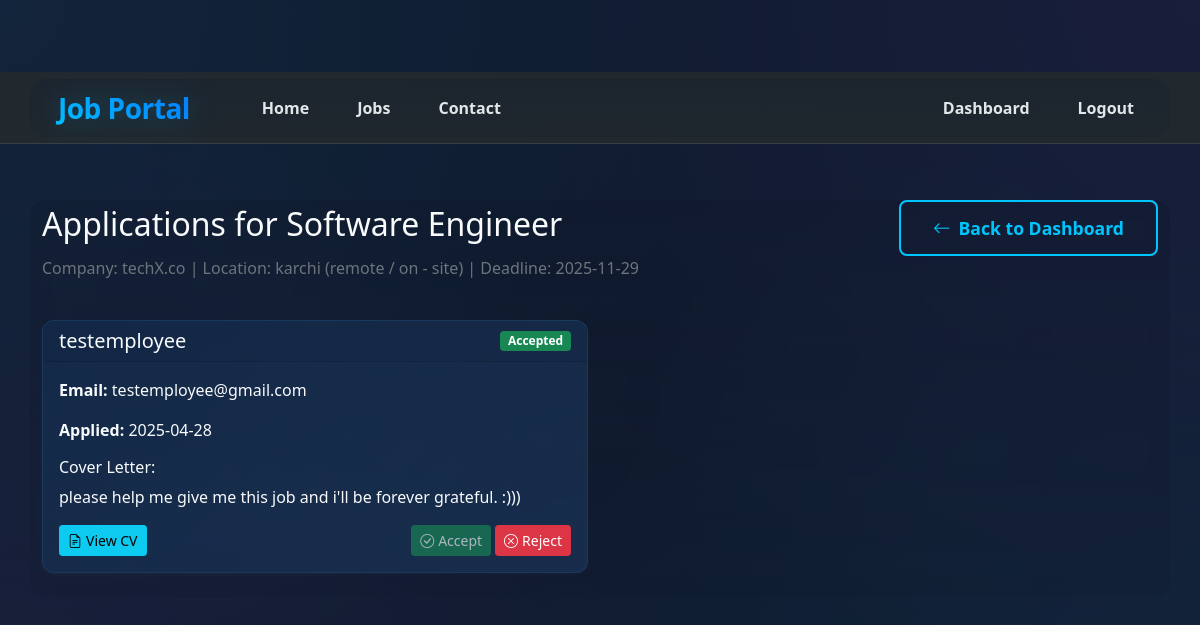
Page /view_applications/1 (signed in) on the committed database.
### app.py (models this page shows)
class Job(db.Model):
    __tablename__ = 'jobs'  # Explicitly naming the table
    id = db.Column(db.Integer, primary_key=True)
    title = db.Column(db.String(100), nullable=False)
    company = db.Column(db.String(100), nullable=False)
    description = db.Column(db.Text, nullable=False)
    location = db.Column(db.String(100), nullable=False)
    deadline = db.Column(db.Date, nullable=False)
    employer_id = db.Column(db.Integer, db.ForeignKey('users.id'), nullable=False)
    created_at = db.Column(db.DateTime, default=datetime.utcnow)
    applications = db.relationship('Application', backref='job', lazy=True)

class Application(db.Model):
    __tablename__ = 'applications'  # Explicitly naming the table
    id = db.Column(db.Integer, primary_key=True)
    name = db.Column(db.String(100), nullable=False)
    email = db.Column(db.String(120), nullable=False)
    job_id = db.Column(db.Integer, db.ForeignKey('jobs.id'), nullable=False)
    job_seeker_id = db.Column(db.Integer, db.ForeignKey('users.id'), nullable=False)
    status = db.Column(db.String(20), default='Pending')
    cv_file = db.Column(db.String(255))
    cover_letter = db.Column(db.Text)
    applied_date = db.Column(db.DateTime, default=datetime.utcnow)

### app.py (the view)
@app.route('/view_applications/<int:job_id>')
def view_applications(job_id):
    if not session.get('user_id'):
        flash('You must be logged in to view applications.', 'error')
        return redirect(url_for('auth'))
    try:
        job = get_job_by_id(job_id)
        if not job:
            flash('Job not found.', 'error')
            return redirect(url_for('dashboard'))
        if not (is_admin() or (session.get('user_type') == 'employer' and str(job.employer_id) == session.get('user_id'))):
            flash('You do not have permission to view these applications.', 'error')
            return redirect(url_for('dashboard'))
        applications = list(get_job_applications(job.id))
        return render_template('view_applications.html',
                             applications=applications,
                             job=job,
                             is_admin=is_admin())
    except Exception as e:
        print(f"Error viewing applications: {e}")
        flash('An error occurred while retrieving applications.', 'error')
        return redirect(url_for('dashboard'))

### app.py (called while the page is built)
@app.after_request
def after_request(response):
    try:
        db.session.commit()
    except Exception as e:
        db.session.rollback()
        print(f"Error committing changes: {str(e)}")
    return response

def get_job_by_id(job_id):
    return Job.query.get(job_id)

def get_job_applications(job_id):
    return Application.query.filter_by(job_id=job_id).all()

def is_admin():
    return session.get('user_id') and session.get('is_admin', False)

### templates/view_applications.html (shortened to what this page needs)
{% extends "base.html" %}
{% block content %}
<div class="container mt-4">
    <div class="row mb-4">
        <div class="col-12">
            <div class="d-flex justify-content-between align-items-center">
                <h2>Applications for {{ job.title }}</h2>
                <a href="{{ url_for('dashboard') }}" class="btn btn-outline-primary">
                    <i class="bi bi-arrow-left me-2"></i>Back to Dashboard
                </a>
            </div>
            <p class="text-muted">
                Company: {{ job.company }} | Location: {{ job.location }} |
                Deadline: {{ job.deadline.strftime('%Y-%m-%d') }}
            </p>
        </div>
    </div>
    {% if applications %}
        <div class="row">
            {% for application in applications %}
                <div class="col-md-6 mb-4">
                    <div class="card h-100">
                        <div class="card-header d-flex justify-content-between align-items-center">
                            <h5 class="mb-0">{{ application.name }}</h5>
                            <span class="badge {% if application.status == 'Pending' %}bg-warning{% elif application.status == 'Accepted' %}bg-success{% else %}bg-danger{% endif %}">
                                {{ application.status }}
                            </span>
                        </div>
                        <div class="card-body">
                            <p><strong>Email:</strong> {{ application.email }}</p>
                            <p><strong>Applied:</strong> {{ application.applied_date.strftime('%Y-%m-%d') }}</p>
                            <div class="mb-3">
                                <h6>Cover Letter:</h6>
                                <p class="card-text">{{ application.cover_letter }}</p>
                            </div>
                            <div class="d-flex justify-content-between align-items-center">
                                <a href="{{ url_for('view_cv', filename=application.cv_file) }}" class="btn btn-info btn-sm" target="_blank">
                                    <i class="bi bi-file-earmark-text me-1"></i>View CV
                                </a>
                                <div class="btn-group">
                                    <form action="{{ url_for('update_application_status', application_id=application.id) }}" method="POST" class="d-inline">
                                        <button type="submit" class="btn btn-success btn-sm me-1" {% if application.status == 'Accepted' %}disabled{% endif %}>
                                            <i class="bi bi-check-circle me-1"></i>Accept
                                        </button>
                                    </form>
                                    <form action="{{ url_for('update_application_status', application_id=application.id) }}" method="POST" class="d-inline">
                                        <button type="submit" class="btn btn-danger btn-sm" {% if application.status == 'Rejected' %}disabled{% endif %}>
                                            <i class="bi bi-x-circle me-1"></i>Reject
                                        </button>
                                    </form>
                                </div>
                            </div>
                        </div>
                    </div>
                </div>
            {% endfor %}
        </div>
    {% else %}
        <div class="alert alert-info">
            <i class="bi bi-info-circle me-2"></i>No applications have been submitted for this job yet.
        </div>
    {% endif %}
</div>
{% endblock %}

### templates/base.html (style rules this page uses)
:root { --primary-gradient: linear-gradient(45deg, #0c4a6e, #0369a1); --secondary-gradient: linear-gradient(135deg, #0ea5e9, #38bdf8); --accent-gradient: linear-gradient(45deg, #0284c7, #0ea5e9); --nav-gradient: linear-gradient(to right, rgba(255, 255, 255, 0.03), rgba(255, 255, 255, 0.05)); --primary-dark: #0c4a6e; --primary-medium: #0369a1; --primary-light: #0ea5e9; --accent-blue: #38bdf8; --bg-color: #1e3a5f; --card-bg: rgba(255, 255, 255, 0.02); --text-light: #f8fafc; --text-muted: #94a3b8; --navbar-height: 72px; --shadow-sm: 0 2px 8px rgba(255, 255, 255, 0.03); --shadow-md: 0 4px 12px rgba(255, 255, 255, 0.05); --shadow-lg: 0 8px 16px rgba(255, 255, 255, 0.07); --dark-bg-primary: #0f172a; --dark-bg-secondary: #1e293b; --dark-accent: #334155; --glow-blue: rgba(56, 189, 248, 0.1); --glow-purple: rgba(168, 85, 247, 0.1); }
body { background: var(--dark-bg-primary); min-height: 100vh; position: relative; padding-top: var(--navbar-height); color: var(--text-light); overflow-x: hidden; }
body::before { content: ''; position: fixed; top: 0; left: 0; width: 100%; height: 100%; background: radial-gradient(circle at 0% 0%, var(--glow-blue) 0%, transparent 50%), radial-gradient(circle at 100% 0%, var(--glow-purple) 0%, transparent 50%), radial-gradient(circle at 100% 100%, var(--glow-blue) 0%, transparent 50%), radial-gradient(circle at 0% 100%, var(--glow-purple) 0%, transparent 50%); opacity: 0.6; z-index: -2; }
body::after { content: ''; position: fixed; top: 0; left: 0; width: 100%; height: 100%; background: linear-gradient( 145deg, var(--dark-bg-primary), var(--dark-bg-secondary) ); opacity: 0.95; z-index: -1; }
.container { position: relative; z-index: 1; background: linear-gradient( rgba(15, 23, 42, 0.3), rgba(15, 23, 42, 0.1) ); border-radius: 16px; backdrop-filter: blur(10px); -webkit-backdrop-filter: blur(10px); }
.card { background: linear-gradient(135deg, rgba(21, 47, 80, 0.7), rgba(30, 58, 95, 0.6) ); border: 1px solid rgba(56, 189, 248, 0.1); box-shadow: var(--shadow-sm); transition: all 0.3s ease; border-radius: 12px; }
.btn { transition: all 0.3s ease; }
html { scroll-behavior: smooth; }
.btn-outline-primary { background: transparent; border: 2px solid #00c6ff; color: #00c6ff; font-weight: 600; padding: 0.8rem 2rem; border-radius: 8px; font-size: 1.1rem; transition: all 0.3s ease; position: relative; overflow: hidden; }
body::after { content: ''; position: fixed; top: 0; left: 0; width: 100%; height: 100%; background: linear-gradient(45deg, rgba(56, 189, 248, 0.03) 0%, rgba(125, 211, 252, 0.03) 25%, rgba(56, 189, 248, 0.03) 50%, rgba(125, 211, 252, 0.03) 75%, rgba(56, 189, 248, 0.03) 100% ); background-size: 400% 400%; animation: gradientShift 15s ease infinite; pointer-events: none; z-index: 0; }

### templates/view_applications.html (style rules this page uses)
.card { transition: transform 0.2s; }

### rows in the picture
Job: title "Software Engineer", company "techX.co", location "karchi (remote / on - site)", deadline "2025-11-29"
Application: name "testemployee", status "Accepted", email "testemployee@gmail.com", applied_date "2025-04-28", cover_letter "please help me give me this job and i'll be forever grateful. :)))"
